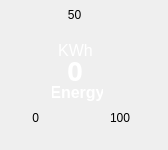
             <widget class="QWidget" name="widget_6" native="true">
              <property name="sizePolicy">
               <sizepolicy hsizetype="Minimum" vsizetype="Minimum">
                <horstretch>0</horstretch>
                <verstretch>0</verstretch>
               </sizepolicy>
              </property>
              <property name="minimumSize">
               <size>
                <width>150</width>
                <height>150</height>
               </size>
              </property>
              <property name="styleSheet">
               <string notr="true"/>
              </property>
              <widget class="QLabel" name="arc2_needle">
               <property name="geometry">
                <rect>
                 <x>25</x>
                 <y>25</y>
                 <width>100</width>
                 <height>100</height>
                </rect>
               </property>
               <property name="sizePolicy">
                <sizepolicy hsizetype="Maximum" vsizetype="Maximum">
                 <horstretch>0</horstretch>
                 <verstretch>0</verstretch>
                </sizepolicy>
               </property>
               <property name="autoFillBackground">
                <bool>false</bool>
               </property>
               <property name="styleSheet">
                <string notr="true">background-color: rgba(255, 255, 255, 0);</string>
               </property>
               <property name="text">
                <string/>
               </property>
               <property name="pixmap">
                <pixmap>../assests/arc_needle.png</pixmap>
               </property>
               <property name="scaledContents">
                <bool>false</bool>
               </property>
               <property name="alignment">
                <set>Qt::AlignmentFlag::AlignCenter</set>
               </property>
              </widget>
              <widget class="QLabel" name="arc2_mid_value">
               <property name="geometry">
                <rect>
                 <x>50</x>
                 <y>7</y>
                 <width>49</width>
                 <height>16</height>
                </rect>
               </property>
               <property name="text">
                <string>50</string>
               </property>
               <property name="alignment">
                <set>Qt::AlignmentFlag::AlignCenter</set>
               </property>
              </widget>
              <widget class="QLabel" name="arc2_max_value">
               <property name="geometry">
                <rect>
                 <x>110</x>
                 <y>110</y>
                 <width>49</width>
                 <height>16</height>
                </rect>
               </property>
               <property name="text">
                <string>100</string>
               </property>
              </widget>
              <widget class="QLabel" name="arc2_min_value">
               <property name="geometry">
                <rect>
                 <x>-10</x>
                 <y>110</y>
                 <width>49</width>
                 <height>16</height>
                </rect>
               </property>
               <property name="text">
                <string>0</string>
               </property>
               <property name="alignment">
                <set>Qt::AlignmentFlag::AlignRight|Qt::AlignmentFlag::AlignTrailing|Qt::AlignmentFlag::AlignVCenter</set>
               </property>
              </widget>
              <widget class="QLabel" name="arc2_body">
               <property name="geometry">
                <rect>
                 <x>25</x>
                 <y>25</y>
                 <width>100</width>
                 <height>100</height>
                </rect>
               </property>
               <property name="sizePolicy">
                <sizepolicy hsizetype="Fixed" vsizetype="Fixed">
                 <horstretch>0</horstretch>
                 <verstretch>0</verstretch>
                </sizepolicy>
               </property>
               <property name="autoFillBackground">
                <bool>false</bool>
               </property>
               <property name="styleSheet">
                <string notr="true">background-color: rgba(255, 255, 255, 0);</string>
               </property>
               <property name="text">
                <string/>
               </property>
               <property name="pixmap">
                <pixmap>../assests/arc_body_black.png</pixmap>
               </property>
               <property name="scaledContents">
                <bool>false</bool>
               </property>
               <property name="alignment">
                <set>Qt::AlignmentFlag::AlignCenter</set>
               </property>
              </widget>
              <widget class="QLabel" name="arc2_current_value">
               <property name="geometry">
                <rect>
                 <x>44</x>
                 <y>55</y>
                 <width>62</width>
                 <height>31</height>
                </rect>
               </property>
               <property name="font">
                <font>
                 <family>Trebuchet MS</family>
                 <pointsize>20</pointsize>
                 <bold>true</bold>
                </font>
               </property>
               <property name="styleSheet">
                <string notr="true">color: rgb(85, 255, 127);
color: rgb(255, 255, 255);</string>
               </property>
               <property name="text">
                <string>0</string>
               </property>
               <property name="alignment">
                <set>Qt::AlignmentFlag::AlignCenter</set>
               </property>
              </widget>
              <widget class="QLabel" name="arc2_label1">
               <property name="geometry">
                <rect>
                 <x>52</x>
                 <y>82</y>
                 <width>51</width>
                 <height>21</height>
                </rect>
               </property>
               <property name="font">
                <font>
                 <pointsize>12</pointsize>
                 <bold>true</bold>
                </font>
               </property>
               <property name="styleSheet">
                <string notr="true">background-color: rgba(255, 255, 255, 0);
color: rgb(255, 255, 255);</string>
               </property>
               <property name="text">
                <string>Energy</string>
               </property>
               <property name="alignment">
                <set>Qt::AlignmentFlag::AlignCenter</set>
               </property>
              </widget>
              <widget class="QLabel" name="arc2_label2">
               <property name="geometry">
                <rect>
                 <x>50</x>
                 <y>40</y>
                 <width>51</width>
                 <height>20</height>
                </rect>
               </property>
               <property name="font">
                <font>
                 <pointsize>12</pointsize>
                 <bold>false</bold>
                </font>
               </property>
               <property name="styleSheet">
                <string notr="true">background-color: rgba(255, 255, 255, 0);
color: rgb(255, 255, 255);</string>
               </property>
               <property name="text">
                <string>KWh</string>
               </property>
               <property name="alignment">
                <set>Qt::AlignmentFlag::AlignCenter</set>
               </property>
              </widget>
              <zorder>arc2_mid_value</zorder>
              <zorder>arc2_max_value</zorder>
              <zorder>arc2_min_value</zorder>
              <zorder>arc2_body</zorder>
              <zorder>arc2_needle</zorder>
              <zorder>arc2_current_value</zorder>
              <zorder>arc2_label1</zorder>
              <zorder>arc2_label2</zorder>
             </widget>
